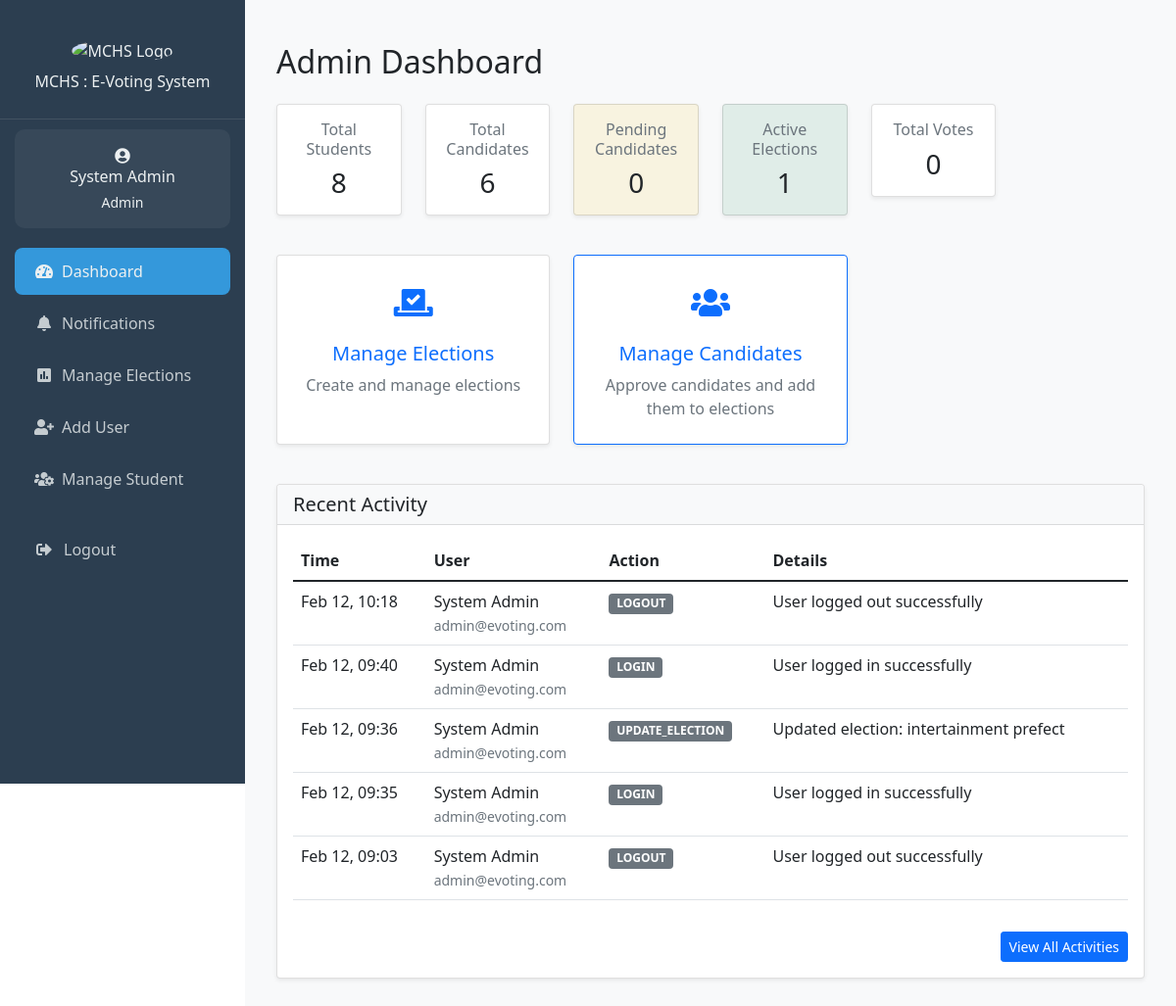
Page /admin/dashboard.php (signed in) on the earlier database version.
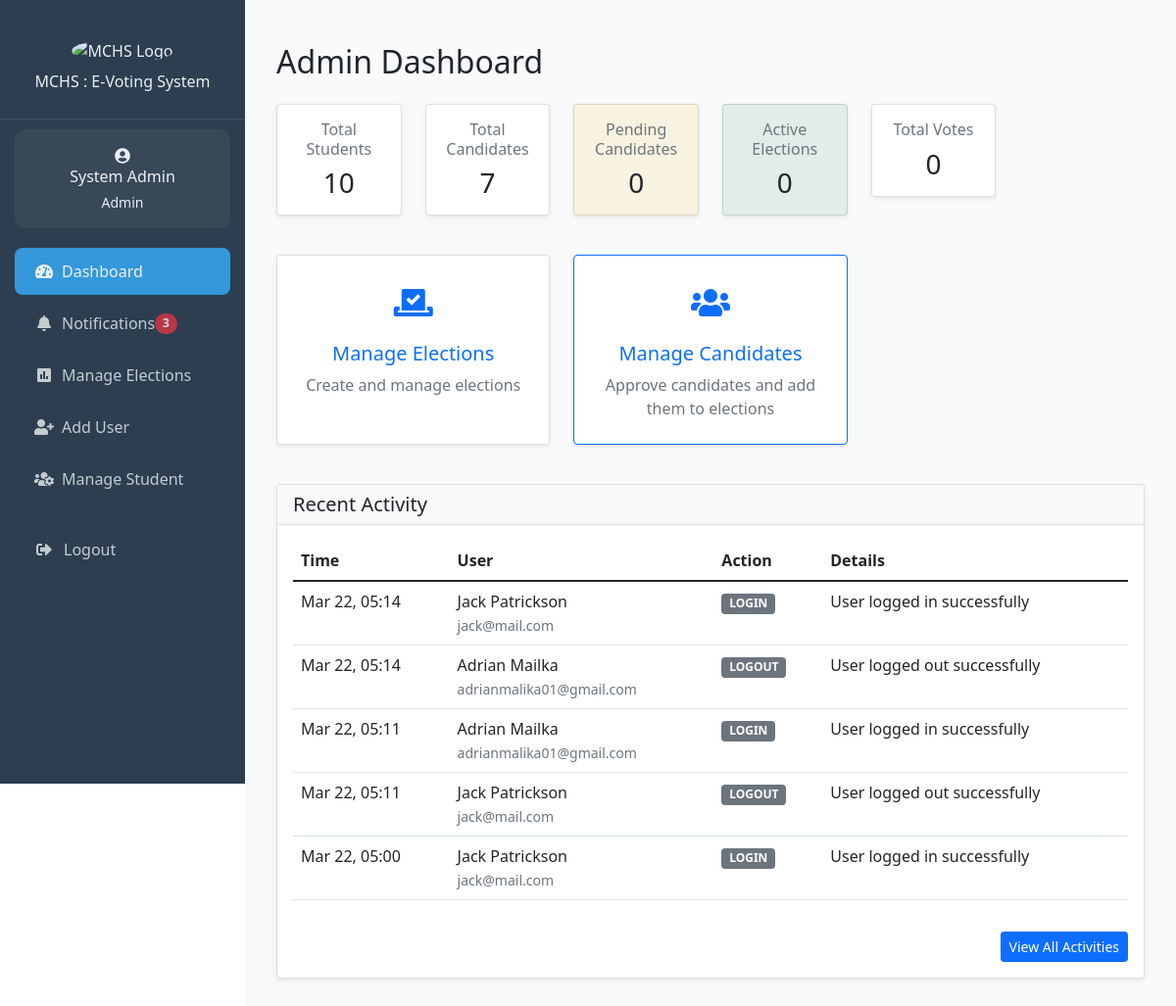
Same page on the later database version.
### tables this page shows
CREATE TABLE IF NOT EXISTS `audit_logs` (
  `id` int NOT NULL AUTO_INCREMENT,
  `user_id` int DEFAULT NULL,
  `action` varchar(100) NOT NULL,
  `details` text,
  `ip_address` varchar(45) DEFAULT NULL,
  `created_at` timestamp NULL DEFAULT CURRENT_TIMESTAMP,
  PRIMARY KEY (`id`),
  KEY `user_id` (`user_id`)
);

CREATE TABLE IF NOT EXISTS `users` (
  `id` int NOT NULL AUTO_INCREMENT,
  `name` varchar(100) NOT NULL,
  `email` varchar(100) NOT NULL,
  `student_number` varchar(20) DEFAULT NULL,
  `branch` varchar(50) DEFAULT NULL,
  `year_of_study` varchar(20) DEFAULT NULL,
  `password_hash` varchar(255) NOT NULL,
  `role` enum('student','admin','candidate') NOT NULL DEFAULT 'student',
  `created_at` timestamp NULL DEFAULT CURRENT_TIMESTAMP,
  `updated_at` timestamp NULL DEFAULT CURRENT_TIMESTAMP ON UPDATE CURRENT_TIMESTAMP,
  PRIMARY KEY (`id`),
  UNIQUE KEY `email` (`email`),
  UNIQUE KEY `student_number` (`student_number`)
);

### includes/notifications.php (called while the page is built, shortened)
<?php
if (!function_exists('get_unread_notifications_count')) {
    function get_unread_notifications_count($conn, $user_id = null) {
        try {
            $sql = "SELECT COUNT(*) FROM notifications WHERE is_read = FALSE";
            $params = [];
            $stmt = $conn->prepare($sql);
            $stmt->execute($params);
            return (int) $stmt->fetchColumn();
        } catch (PDOException $e) {
            error_log("Error getting unread notifications count: " . $e->getMessage());
            return 0;
        }
    }
}

### admin/dashboard.php (the view, shortened to what the changed rows need)
<?php
require_once '../includes/header.php';
$stats = [];
$stmt = $conn->query("SELECT COUNT(*) FROM users WHERE role = 'student'");
$stats['students'] = $stmt->fetchColumn();
$stmt = $conn->query("SELECT COUNT(*) FROM candidates");
$stats['candidates'] = $stmt->fetchColumn();
$stmt = $conn->query("SELECT COUNT(*) FROM candidates WHERE status = 'pending'");
$stats['pending_candidates'] = $stmt->fetchColumn();
$stmt = $conn->query("SELECT COUNT(*) FROM elections WHERE status = 'active'");
$stats['active_elections'] = $stmt->fetchColumn();
$stmt = $conn->query("SELECT COUNT(*) FROM votes");
$stats['total_votes'] = $stmt->fetchColumn();
$stmt = $conn->prepare("
    SELECT al.*, u.name, u.email
    FROM audit_logs al
    LEFT JOIN users u ON al.user_id = u.id
    ORDER BY al.created_at DESC
    LIMIT 5
");
$stmt->execute();
$recent_activities = $stmt->fetchAll();
?>
<!DOCTYPE html>
<html lang="en">
<head>
</head>
<body>
    <div class="container-fluid py-4">
        <h2 class="mb-4">Admin Dashboard</h2>
        <div class="row mb-4">
            <div class="col-md-4 col-lg-2 mb-3">
                <div class="card shadow-sm stat-card">
                    <div class="card-body text-center">
                        <h6 class="text-muted">Total Students</h6>
                        <h3 class="mb-0"><?php echo $stats['students']; ?></h3>
                    </div>
                </div>
            </div>
            <div class="col-md-4 col-lg-2 mb-3">
                <div class="card shadow-sm stat-card">
                    <div class="card-body text-center">
                        <h6 class="text-muted">Total Candidates</h6>
                        <h3 class="mb-0"><?php echo $stats['candidates']; ?></h3>
                    </div>
                </div>
            </div>
            <div class="col-md-4 col-lg-2 mb-3">
                <div class="card shadow-sm stat-card bg-success bg-opacity-10">
                    <div class="card-body text-center">
                        <h6 class="text-muted">Active Elections</h6>
                        <h3 class="mb-0"><?php echo $stats['active_elections']; ?></h3>
                    </div>
                </div>
            </div>
        </div>
        <div class="card shadow-sm">
            <div class="card-body">
                <div class="table-responsive">
                    <table class="table table-hover">
                        <thead>
                            <tr>
                                <th>Time</th>
                                <th>User</th>
                                <th>Action</th>
                                <th>Details</th>
                            </tr>
                        </thead>
                        <tbody>
                            <?php foreach ($recent_activities as $activity): ?>
                                <tr>
                                    <td><?php echo date('M d, H:i', strtotime($activity['created_at'])); ?></td>
                                    <td>
                                        <?php if ($activity['user_id']): ?>
                                            <?php echo htmlspecialchars($activity['name']); ?>
                                            <br>
                                            <small class="text-muted"><?php echo htmlspecialchars($activity['email']); ?></small>
                                        <?php else: ?>
                                            <span class="text-muted">System</span>
                                        <?php endif; ?>
                                    </td>
                                    <td>
                                        <span class="badge bg-secondary">
                                            <?php echo htmlspecialchars($activity['action']); ?>
                                        </span>
                                    </td>
                                    <td><?php echo htmlspecialchars($activity['details']); ?></td>
                                </tr>
                            <?php endforeach; ?>
                        </tbody>
                    </table>
                </div>
            </div>
        </div>
    </div>
</body>
</html>
<?php require_once '../includes/footer.php'; ?>

### includes/sidebar-content.php (shortened to what the changed rows need)
<?php if (isset($user)): ?>
  <ul class="nav-menu">
    <?php if ($user['role'] === 'admin'): ?>
      <li class="nav-item">
        <a class="nav-link <?php echo $current_page === 'notifications.php' ? 'active' : ''; ?>"
           href="/e_voting_system/admin/notifications.php">
          <i class="fas fa-bell me-2"></i>Notifications
          <?php
          $unread_count = get_unread_notifications_count($conn);
          if ($unread_count > 0):
          ?>
            <span class="badge bg-danger rounded-pill">
              <?php echo $unread_count; ?>
            </span>
          <?php endif; ?>
        </a>
      </li>
    <?php endif; ?>
  </ul>
<?php endif; ?>

Differences in the rows shown:
no longer on this page (row unchanged): audit_logs: created_at "Feb 12, 10:18", user.name "System Admin", user.email "admin@evoting.com", action "LOGOUT", details "User logged out successfully"
no longer on this page (row unchanged): audit_logs: created_at "Feb 12, 09:40", user.name "System Admin", user.email "admin@evoting.com", action "LOGIN", details "User logged in successfully"
no longer on this page (row unchanged): audit_logs: created_at "Feb 12, 09:36", user.name "System Admin", user.email "admin@evoting.com", action "UPDATE_ELECTION", details "Updated election: intertainment prefect"
no longer on this page (row unchanged): audit_logs: created_at "Feb 12, 09:35", user.name "System Admin", user.email "admin@evoting.com", action "LOGIN", details "User logged in successfully"
no longer on this page (row unchanged): audit_logs: created_at "Feb 12, 09:03", user.name "System Admin", user.email "admin@evoting.com", action "LOGOUT", details "User logged out successfully"
added audit_logs: created_at "Mar 22, 05:14", user.name "Jack Patrickson", user.email "jack@mail.com", action "LOGIN", details "User logged in successfully"
added audit_logs: created_at "Mar 22, 05:14", user.name "Adrian Mailka", user.email "adrianmalika01@gmail.com", action "LOGOUT", details "User logged out successfully"
added audit_logs: created_at "Mar 22, 05:11", user.name "Adrian Mailka", user.email "adrianmalika01@gmail.com", action "LOGIN", details "User logged in successfully"
added audit_logs: created_at "Mar 22, 05:11", user.name "Jack Patrickson", user.email "jack@mail.com", action "LOGOUT", details "User logged out successfully"
added audit_logs: created_at "Mar 22, 05:00", user.name "Jack Patrickson", user.email "jack@mail.com", action "LOGIN", details "User logged in successfully"
Other differences:
$unread_count: (not shown) → "3"
$stats['students']: "8" → "10"
$stats['candidates']: "6" → "7"
$stats['active_elections']: "1" → "0"
